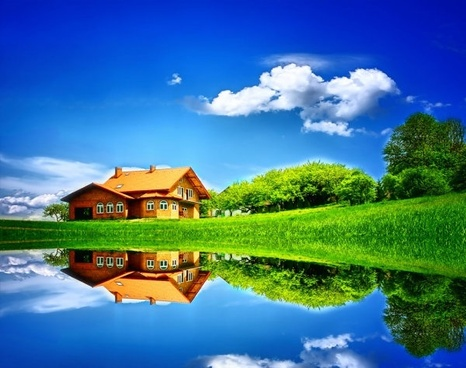
#> input picture Resources/image.jpg, 466 x 368 px
$ python effect.py
#> lines starting #> are read from the running program, lines starting #| are printed output that depends on the picture; after the words box and inside, x2 and y2 are one past the last pixel; in counts of white or black regions, pixels touching at a corner belong together
import cv2
import numpy as np

kernal = np.ones((5,5), np.uint8)

image = cv2.imread("Resources/image.jpg")
#> image is the input picture: shape (368, 466, 3); mean B, G, R 148.6, 117.8, 62.9
imageGray = cv2.cvtColor(image, cv2.COLOR_BGR2GRAY)
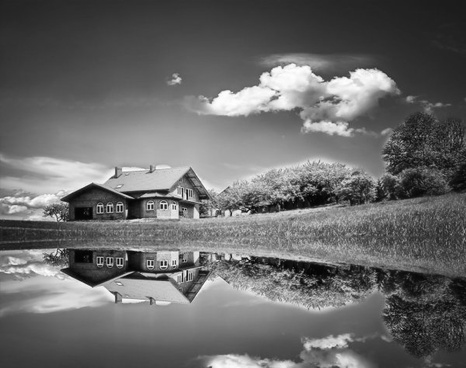
#> imageGray: shape (368, 466); min 1, max 255, mean 104.9
imageBlur = cv2.GaussianBlur(imageGray, (7,7), 0)
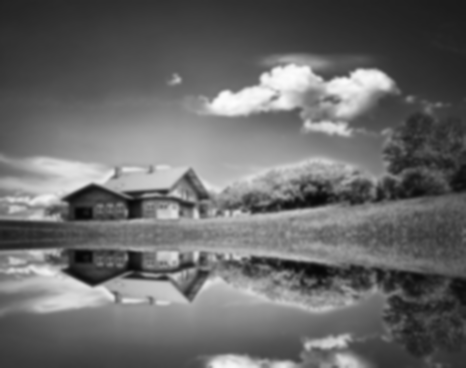
#> imageBlur: shape (368, 466); min 5, max 253, mean 104.9
imageCanny = cv2.Canny(image, 200, 200)
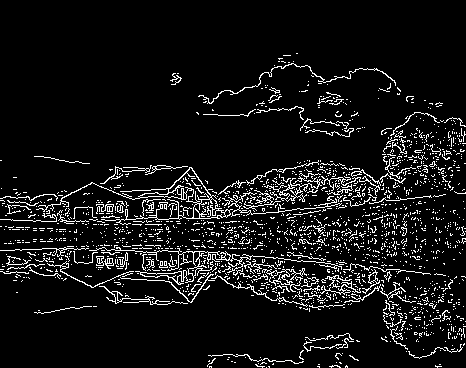
#> imageCanny: shape (368, 466); 8.2% white in thin lines or dots, all inside (x1, y1, x2, y2) = (0, 53, 466, 368)
imageDialation = cv2.dilate(imageCanny, kernal, iterations=1)
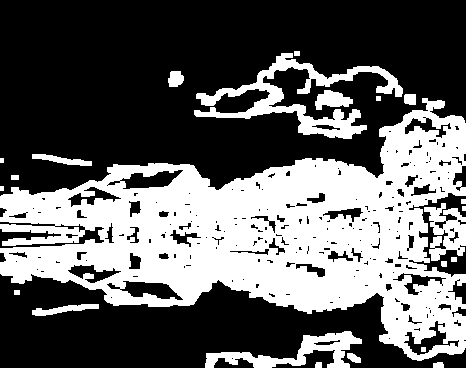
#> imageDialation: shape (368, 466); 38.2% white; 23 white regions, largest, box (x1, y1, x2, y2) and area: (0, 98, 466, 361) 55523, (194, 53, 403, 139) 4572, (205, 331, 362, 368) 2057
imageErode = cv2.erode(imageDialation, kernal, iterations=1)
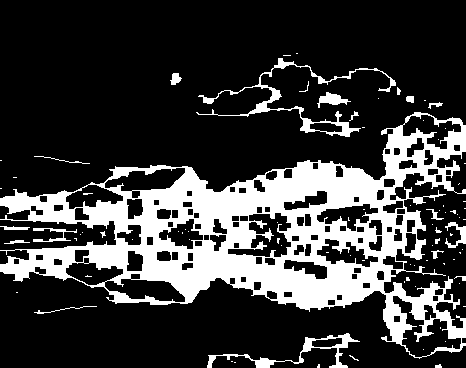
#> imageErode: shape (368, 466); 23.4% white; 88 white regions (67 under 20 px), largest, box (x1, y1, x2, y2) and area: (0, 112, 466, 359) 36142, (196, 58, 396, 137) 1512, (207, 333, 360, 368) 874


cv2.imshow("Gray Image", imageGray)
cv2.imshow("Blur Image", imageGray)
cv2.imshow("Canny Image", imageCanny)
cv2.imshow("Dialation Image", imageDialation)
cv2.imshow("Erode Image", imageErode)

cv2.waitKey(0)
